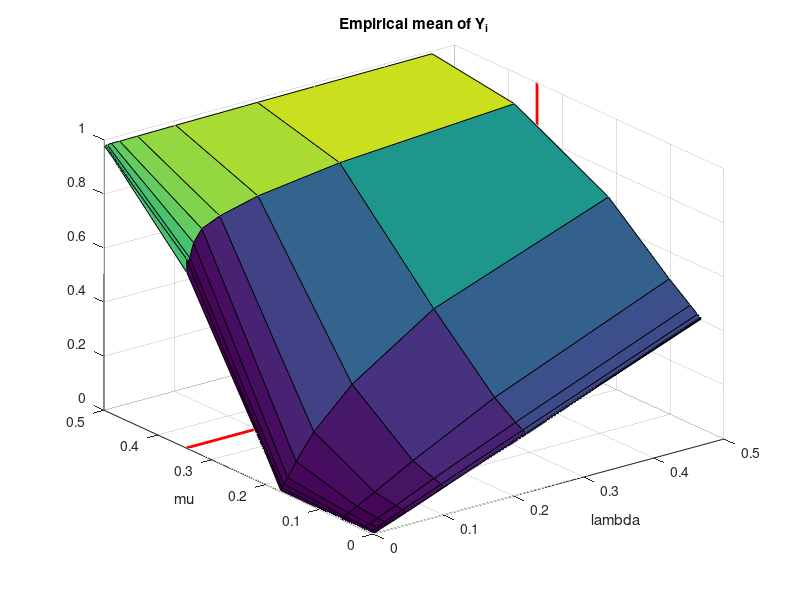
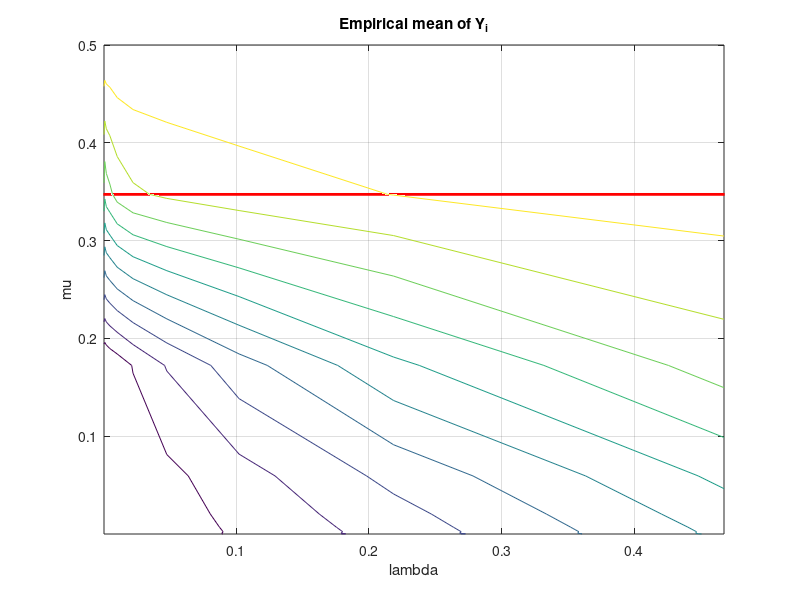
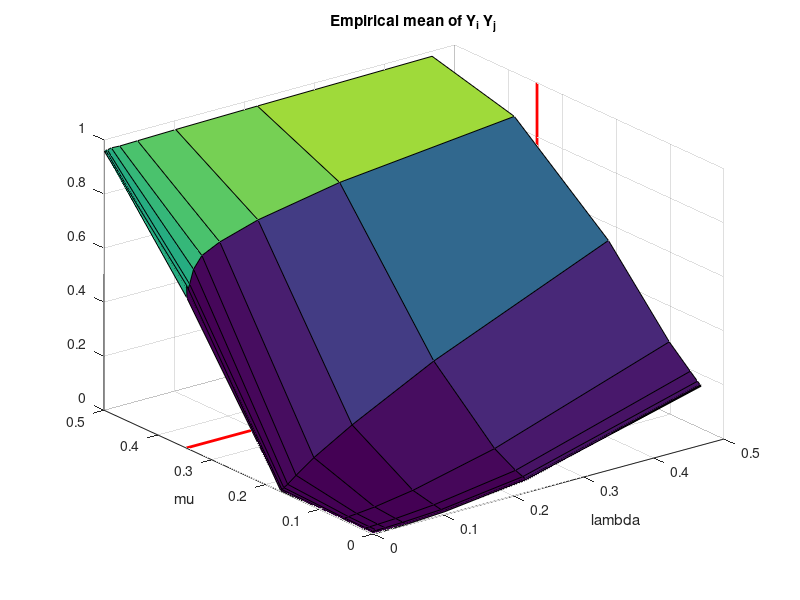
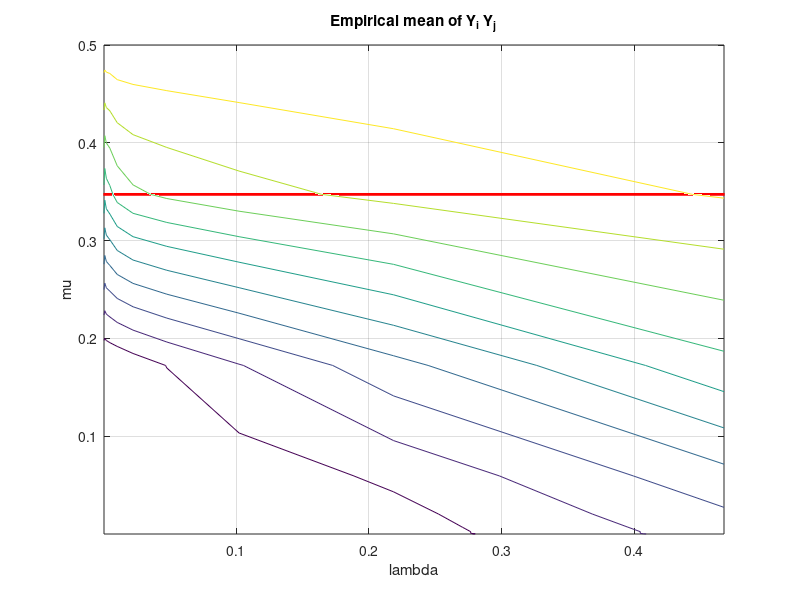

Here is the MATLAB script that generated these plots, in order:
function data_visualise

% Visualising all data from
% dataset_A.mat (Dataset A)
% dataset_B.mat (Dataset B)
%
% Bence Melykuti (University of Freiburg, Germany)
% 15/12/2016, 11/3/2017

mu_crit=2*sin(pi/18)
load('dataset_A.mat'); v=[nmus nlambdas];
lambda_broad=lambda_st;
mu_broad=mu_st;

data_surface(lambda_st,mu_st,av_st,v,'Empirical mean of Y_i',1);
data_contour(lambda_st,mu_st,av_st,v,'Empirical mean of Y_i',1);
data_surface(lambda_st,mu_st,avnb_st,v,'Empirical mean of Y_i Y_j',1);
data_contour(lambda_st,mu_st,avnb_st,v,'Empirical mean of Y_i Y_j',1);

load('dataset_B.mat'); v=[8 7];
data_surface(lambda_st,mu_st,av_st,v,'Empirical mean of Y_i',0);
data_contour(lambda_st,mu_st,av_st,v,'Empirical mean of Y_i',0);
data_surface(lambda_st,mu_st,avnb_st,v,'Empirical mean of Y_i Y_j',0);
data_contour(lambda_st,mu_st,avnb_st,v,'Empirical mean of Y_i Y_j',0);

figure; loglog(lambda_broad,mu_broad,'bx',lambda_st,mu_st,'go',[min(lambda_st/5) 1],[mu_crit mu_crit],'r');
title('Sampled parameter combinations'); legend('Dataset A','Dataset B'); xlabel('lambda'); ylabel('mu');
axis([min(lambda_st/5) 1 min(mu_broad/5) 10]);
end

function data_surface(lambda_st,mu_st,data_values,v,caption,criticalline)
 figure;
 surf(reshape(lambda_st, v),reshape(mu_st, v),reshape(data_values, v));
 %surf(reshape(log10(lambda_st), v),reshape(log10(mu_st), v),reshape(data_values, v));
 title(caption);xlabel('lambda');ylabel('mu');
 if criticalline==1
  mu_crit=2*sin(pi/18);
  line([0 0.5 0.5],[mu_crit mu_crit mu_crit],[0 0 1],'Color','red','LineWidth',2);
 % line(log10([min(lambda_st(:)) 0.5 0.5]),log10([mu_crit mu_crit mu_crit]),[0 0 1],'Color','red','LineWidth',2);
 end
end

function data_contour(lambda_st,mu_st,data_values,v,caption,criticalline)
 figure;
 contour3(reshape(lambda_st, v),reshape(mu_st, v),reshape(data_values, v));
 %contour3(reshape(log10(lambda_st), v),reshape(log10(mu_st), v),reshape(data_values, v));
 title(caption);xlabel('lambda');ylabel('mu');view(0,90);
 if criticalline==1
  mu_crit=2*sin(pi/18);
  line([0 0.5 0.5],[mu_crit mu_crit mu_crit],[0 0 1],'Color','red','LineWidth',2);
 % line(log10([min(lambda_st(:)) 0.5 0.5]),log10([mu_crit mu_crit mu_crit]),[0 0 1],'Color','red','LineWidth',2);
 end
end